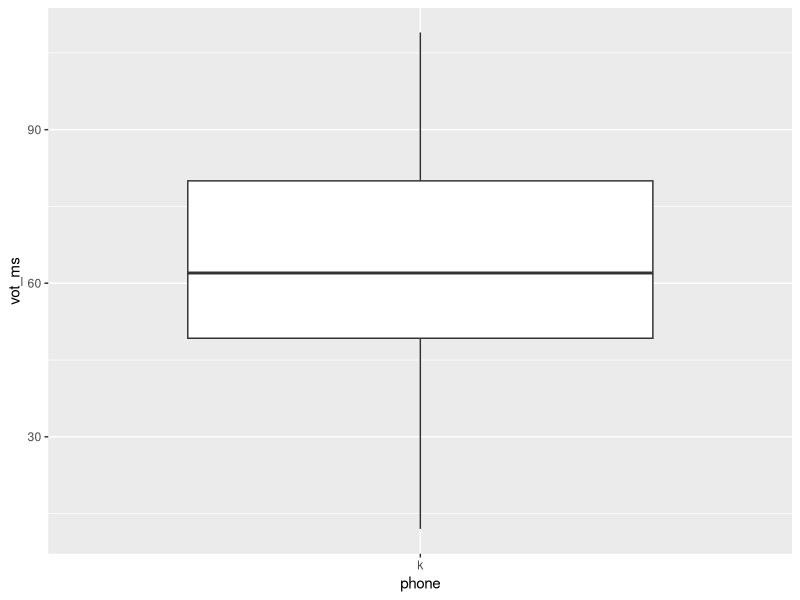
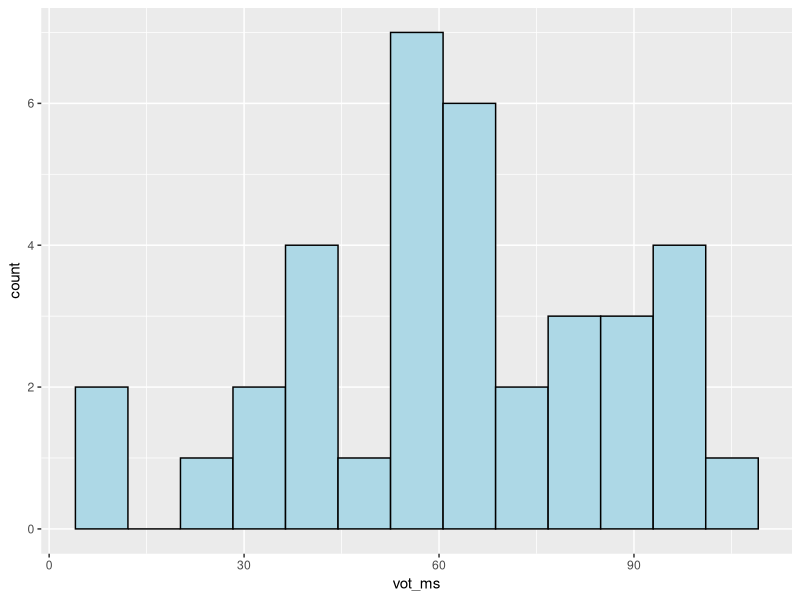
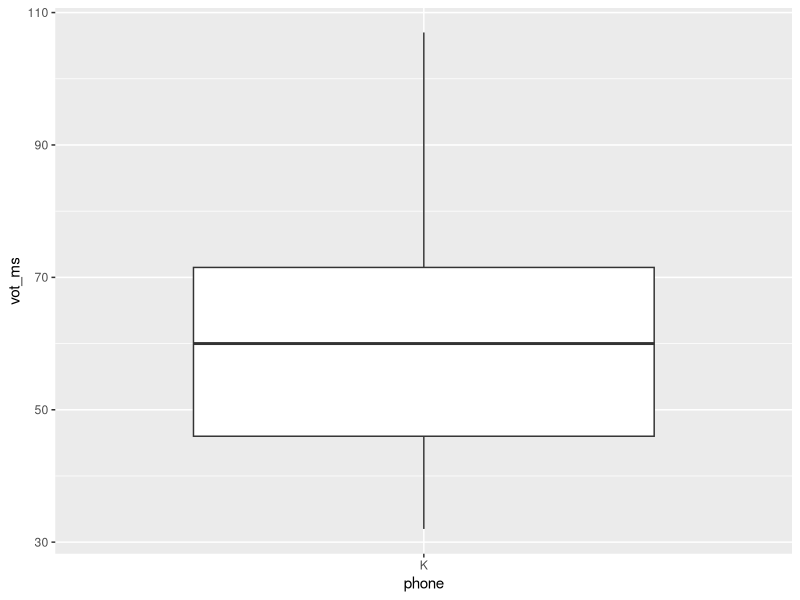
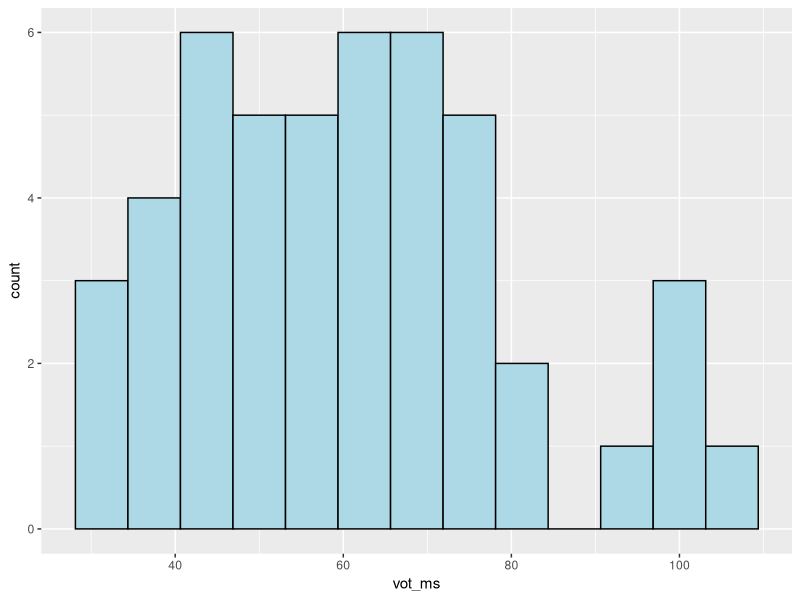
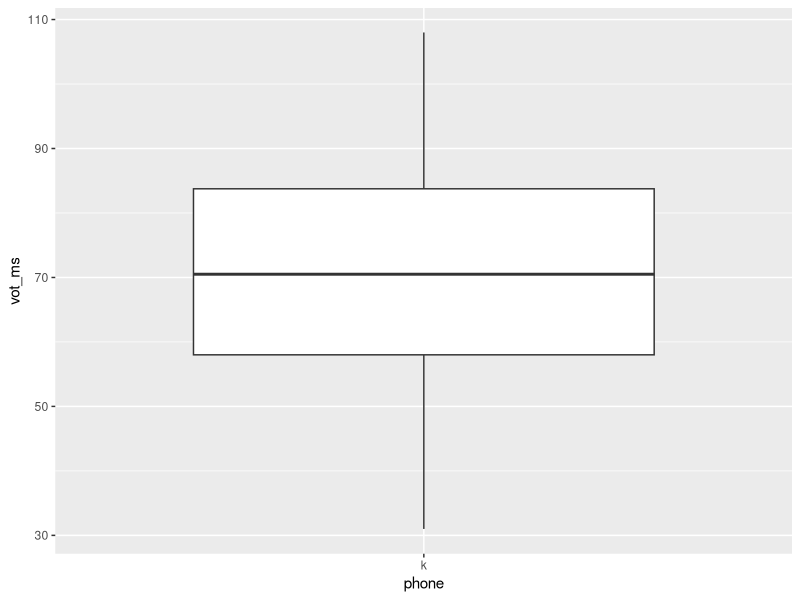
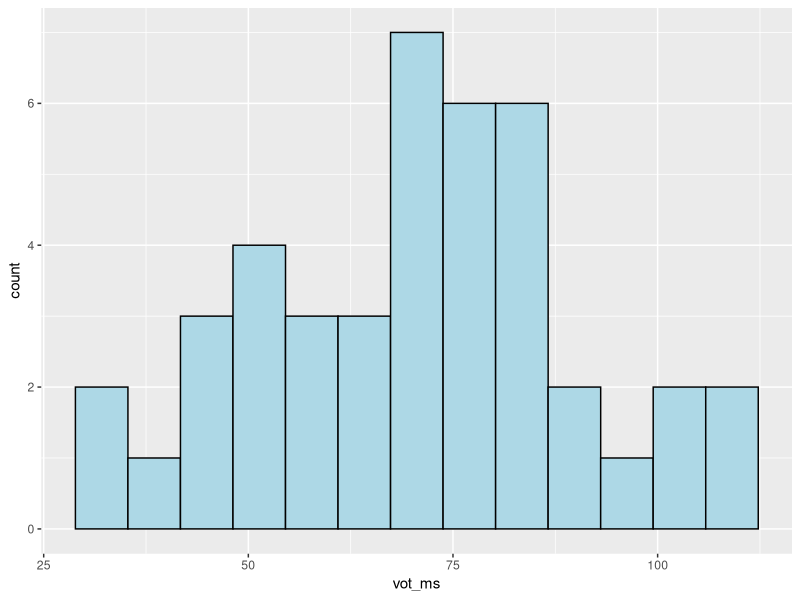
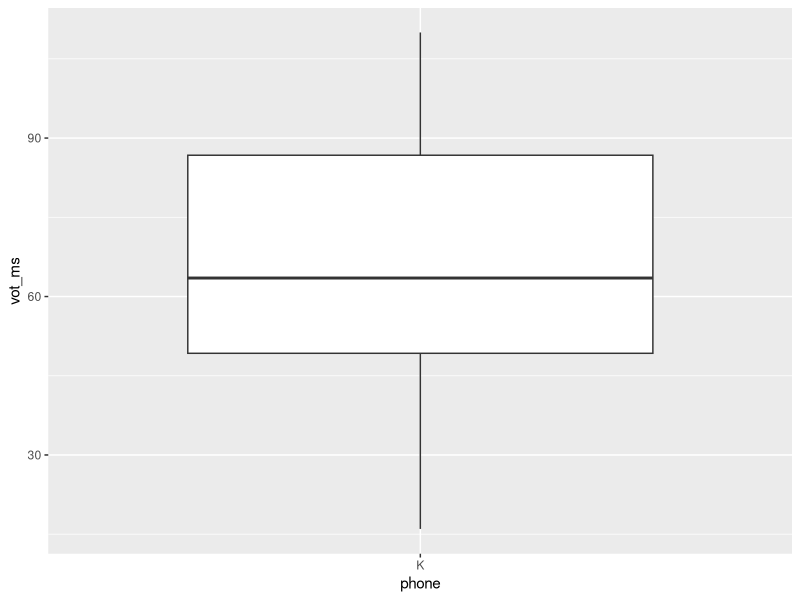
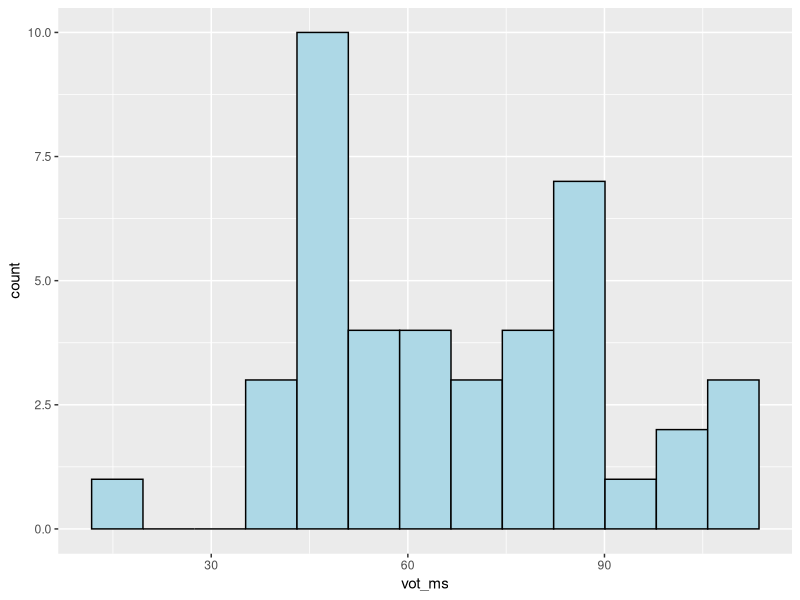

Reproduce these figures in R, in order.
#Remi Sinclaire 51278307

library(tidyverse)
drvot_df <- read.csv("drvotsanitised.csv")

#VF21C----
VF21C_df <- filter(drvot_df, speaker == 'VF21C')


VF21C_can_df <- filter(VF21C_df, language == 'C' & phone == 'k')
ggplot(VF21C_can_df, aes(x = phone, y = vot_ms)) +
  geom_boxplot()
ggplot(VF21C_can_df, aes(x = vot_ms)) +
  geom_histogram(bins = 13, color = 'black', fill = 'lightblue')
shapiro.test(VF21C_can_df$vot_ms)


VF21C_eng_df <- filter(VF21C_df, language == 'E' & phone == 'k' | phone == "K")
ggplot(VF21C_eng_df, aes(x = phone, y = vot_ms)) +
  geom_boxplot() 
ggplot(VF21C_eng_df, aes(x = vot_ms)) +
  geom_histogram(bins = 13, color = 'black', fill = 'lightblue')
shapiro.test(VF21C_eng_df$vot_ms)


t.test(VF21C_can_df$vot_ms, VF21C_eng_df$vot_ms)

#VF21D----
VF21D_df <- filter(drvot_df, speaker == 'VF21D')


VF21D_can_df <- filter(VF21D_df, language == 'C' & phone == 'k')
ggplot(VF21D_can_df, aes(x = phone, y = vot_ms)) +
  geom_boxplot() 
ggplot(VF21D_can_df, aes(x = vot_ms)) +
  geom_histogram(bins = 13, color = 'black', fill = 'lightblue')
shapiro.test(VF21D_can_df$vot_ms)


VF21D_eng_df <- filter(VF21D_df, language == 'E' & phone == 'k' | phone == "K")
ggplot(VF21D_eng_df, aes(x = phone, y = vot_ms)) +
  geom_boxplot() 
ggplot(VF21D_eng_df, aes(x = vot_ms)) +
  geom_histogram(bins = 13, color = 'black', fill = 'lightblue')
shapiro.test(VF21D_eng_df$vot_ms)


t.test(VF21D_can_df$vot_ms, VF21D_eng_df$vot_ms)

#VF22A----
VF22A_df <- filter(drvot_df, speaker == 'VF22A')


VF22A_can_df <- filter(VF22A_df, language == 'C' & phone == 'k')
ggplot(VF22A_can_df, aes(x = phone, y = vot_ms)) +
  geom_boxplot()
ggplot(VF22A_can_df, aes(x = vot_ms)) +
  geom_histogram(bins = 13, color = 'black', fill = 'lightblue')
shapiro.test(VF22A_can_df$vot_ms)


VF22A_eng_df <- filter(VF22A_df, language == 'E' & phone == 'k' | phone == "K")
ggplot(VF22A_eng_df, aes(x = phone, y = vot_ms)) +
  geom_boxplot()
ggplot(VF22A_eng_df, aes(x = vot_ms)) +
  geom_histogram(bins = 13, color = 'black', fill = 'lightblue')
shapiro.test(VF22A_eng_df$vot_ms)


wilcox.test(VF22A_can_df$vot_ms, VF22A_eng_df$vot_ms)
mean(VF22A_can_df$vot_ms)
mean(VF22A_eng_df$vot_ms)

#VF23B----
VF23B_df <- filter(drvot_df, speaker == 'VF23B')


VF23B_can_df <- filter(VF23B_df, language == 'C' & phone == 'k')
ggplot(VF23B_can_df, aes(x = phone, y = vot_ms)) +
  geom_boxplot()
ggplot(VF23B_can_df, aes(x = vot_ms)) +
  geom_histogram(bins = 13, color = 'black', fill = 'lightblue')
shapiro.test(VF23B_can_df$vot_ms)


VF23B_eng_df <- filter(VF23B_df, language == 'E' & phone == 'k' | phone == "K")
ggplot(VF23B_eng_df, aes(x = phone, y = vot_ms)) +
  geom_boxplot()
ggplot(VF23B_eng_df, aes(x = vot_ms)) +
  geom_histogram(bins = 13, color = 'black', fill = 'lightblue')
shapiro.test(VF23B_eng_df$vot_ms)


wilcox.test(VF23B_can_df$vot_ms, VF23B_eng_df$vot_ms)
mean(VF23B_can_df$vot_ms)
mean(VF23B_eng_df$vot_ms)

#VF23C----
VF23C_df <- filter(drvot_df, speaker == 'VF23C')


VF23C_can_df <- filter(VF23C_df, language == 'C' & phone == 'k')
ggplot(VF23C_can_df, aes(x = phone, y = vot_ms)) +
  geom_boxplot()
ggplot(VF23C_can_df, aes(x = vot_ms)) +
  geom_histogram(bins = 13, color = 'black', fill = 'lightblue')
shapiro.test(VF23C_can_df$vot_ms)


VF23C_eng_df <- filter(VF23C_df, language == 'E' & phone == 'k' | phone == "K")
ggplot(VF23C_eng_df, aes(x = phone, y = vot_ms)) +
  geom_boxplot()
ggplot(VF23C_eng_df, aes(x = vot_ms)) +
  geom_histogram(bins = 13, color = 'black', fill = 'lightblue')
shapiro.test(VF23C_eng_df$vot_ms)


wilcox.test(VF23C_can_df$vot_ms, VF23C_eng_df$vot_ms)
mean(VF23C_can_df$vot_ms)
mean(VF23C_eng_df$vot_ms)

#VF26A----
VF26A_df <- filter(drvot_df, speaker == 'VF26A')


VF26A_can_df <- filter(VF26A_df, language == 'C' & phone == 'k')
ggplot(VF26A_can_df, aes(x = phone, y = vot_ms)) +
  geom_boxplot()
ggplot(VF26A_can_df, aes(x = vot_ms)) +
  geom_histogram(bins = 13, color = 'black', fill = 'lightblue')
shapiro.test(VF26A_can_df$vot_ms)


VF26A_eng_df <- filter(VF26A_df, language == 'E' & phone == 'k' | phone == "K")
ggplot(VF26A_eng_df, aes(x = phone, y = vot_ms)) +
  geom_boxplot()
ggplot(VF26A_eng_df, aes(x = vot_ms)) +
  geom_histogram(bins = 13, color = 'black', fill = 'lightblue')
shapiro.test(VF26A_eng_df$vot_ms)


t.test(VF26A_can_df$vot_ms, VF26A_eng_df$vot_ms)

#VF27A----
VF27A_df <- filter(drvot_df, speaker == 'VF27A')


VF27A_can_df <- filter(VF27A_df, language == 'C' & phone == 'k')
ggplot(VF27A_can_df, aes(x = phone, y = vot_ms)) +
  geom_boxplot()
ggplot(VF27A_can_df, aes(x = vot_ms)) +
  geom_histogram(bins = 13, color = 'black', fill = 'lightblue')
shapiro.test(VF27A_can_df$vot_ms)


VF27A_eng_df <- filter(VF27A_df, language == 'E' & phone == 'k' | phone == "K")
ggplot(VF27A_eng_df, aes(x = phone, y = vot_ms)) +
  geom_boxplot()
ggplot(VF27A_eng_df, aes(x = vot_ms)) +
  geom_histogram(bins = 13, color = 'black', fill = 'lightblue')
shapiro.test(VF27A_eng_df$vot_ms)


wilcox.test(VF27A_can_df$vot_ms, VF27A_eng_df$vot_ms)
mean(VF27A_can_df$vot_ms)
mean(VF27A_eng_df$vot_ms)


#VF32A----
VF32A_df <- filter(drvot_df, speaker == 'VF32A')


VF32A_can_df <- filter(VF32A_df, language == 'C' & phone == 'k')
ggplot(VF32A_can_df, aes(x = phone, y = vot_ms)) +
  geom_boxplot()
ggplot(VF32A_can_df, aes(x = vot_ms)) +
  geom_histogram(bins = 13, color = 'black', fill = 'lightblue')
shapiro.test(VF32A_can_df$vot_ms)


VF32A_eng_df <- filter(VF32A_df, language == 'E' & phone == 'k' | phone == "K")
ggplot(VF32A_eng_df, aes(x = phone, y = vot_ms)) +
  geom_boxplot()
ggplot(VF32A_eng_df, aes(x = vot_ms)) +
  geom_histogram(bins = 13, color = 'black', fill = 'lightblue')
shapiro.test(VF32A_eng_df$vot_ms)


t.test(VF32A_can_df$vot_ms, VF32A_eng_df$vot_ms)

